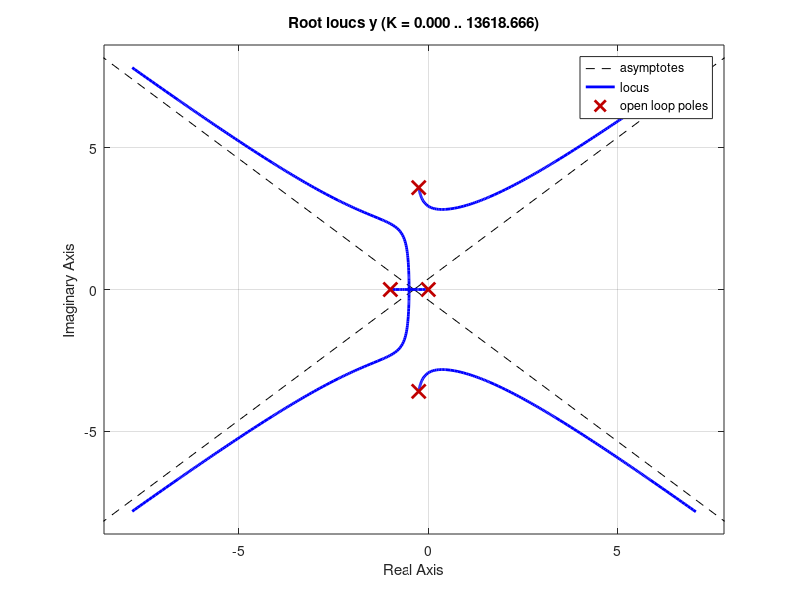

Write MATLAB code to recreate this figure. (Note: this script raises an error after producing the figure.)
clear;

a = [ -1.5    -13.5   -13.0    0 ;
          1          0          0       0 ;
          0          1          0       0 ;
          0          0          1       0];
b = [ 1;  0;  0;  0 ];
c = [ 0  0  0  1 ];
d = 0;

[L,M] = ss2tf(a,b,c,d)
i = tf(L,M)
y = zpk(i)

rlocus(y)
figure

L1 = [1 0.5 13]
M1 = [1 2.5 13]

bode(L1,M1)
figure

u = tf(L1, conv(M,M1))

rlocus(u)
